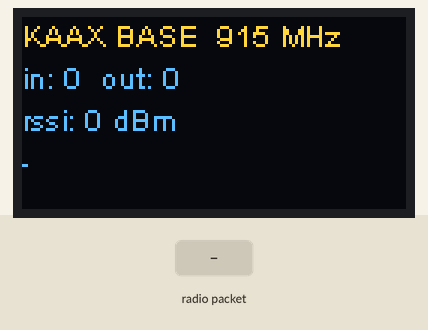
Simulated run of this sketch. Board: ESP32. On the bench: 128×64 one-colour display. The test bench sets the inputs (shaded band). The OLED is the two-colour kind (top 16 rows yellow); what the sketch prints to the serial monitor is not drawn.

Above: at 1.5 s.
1.6 s: radio packet "1" arrives
At 2.2 s:
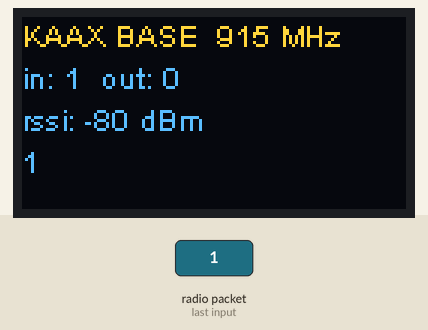
3.1 s: radio packet "0" arrives
At 4.5 s:
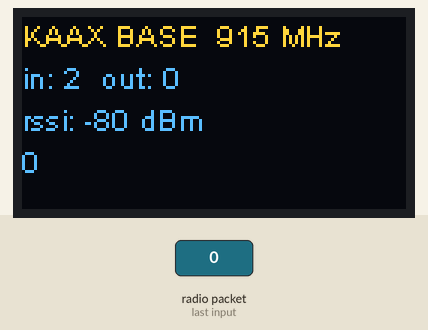
Timing chart, 0 to 6.1 s (numbered marks = the images above; inputs shaded):
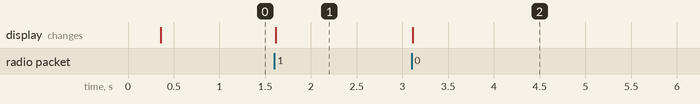

Measured:
- after the input at 1.6 s, the display: changes at once (image 1)
- after the input at 3.1 s, the display: changes at once (image 2)

The sketch:

kaax_base.ino
```cpp
/*
 * KAAX — Base station (Heltec WiFi LoRa 32 V2)
 * -------------------------------------------------------------
 * Job: transparent bridge between the laptop (USB serial, 115200)
 * and the robot fleet (LoRa 915 MHz).
 *
 *   Laptop  --USB-->  Base  --LoRa-->  Robots      (commands)
 *   Robots  --LoRa--> Base  --USB-->   Laptop      (telemetry)
 *
 * Line protocol (every message ends with '\n'):
 *   From laptop  : CMD,<id>,<R_us>,<L_us>     motors (1100–1900, 1500 = stop)
 *                  ROL,<id>,<us R>,<us L>     rodillos (servos de 360 grados)
 *                  STOP,<id>                  emergency stop
 *                  PING,<id>                  ask robot to answer
 *                  (id = 01..03, or 00 = all robots)
 *   To laptop    : KAAX,<id>,lat,lon,b1,b2,fix,spd_kmh,hdg,<rssi>   telemetry (+rssi added here)
 *                  BASE,ready                 boot message
 *                  TX,<line>                  echo of what was sent over LoRa
 *
 * Board package: "Heltec ESP32 Series Dev-boards" — ESP32 core 2.0.14
 * Library     : Heltec ESP32 Dev-Boards (by Heltec)
 * Board       : "WiFi LoRa 32(V2)"
 * Nothing else is wired to this board: only USB.
 */

#include "heltec.h"

#define BAND 915E6          // Mexico ISM band

String  rxBuf;
uint32_t pktIn = 0, pktOut = 0;
String  lastRx = "-";
int     lastRssi = 0;

void oled() {
  Heltec.display->clear();
  Heltec.display->setFont(ArialMT_Plain_10);
  Heltec.display->drawString(0, 0,  "KAAX BASE  915 MHz");
  Heltec.display->drawString(0, 14, "in: " + String(pktIn) + "  out: " + String(pktOut));
  Heltec.display->drawString(0, 28, "rssi: " + String(lastRssi) + " dBm");
  Heltec.display->drawString(0, 42, lastRx.substring(0, 24));
  Heltec.display->display();
}

void loraSend(const String &s) {
  LoRa.beginPacket();
  LoRa.print(s);
  LoRa.endPacket();
  LoRa.receive();                 // back to RX mode (half duplex)
  pktOut++;
  Serial.print("TX,"); Serial.println(s);
}

void setup() {
  // Display, LoRa, Serial(115200), PABOOST, band
  Heltec.begin(true, true, true, true, BAND);
  LoRa.setSpreadingFactor(7);      // fast; raise to 9 for more range
  LoRa.setSignalBandwidth(125E3);
  LoRa.setCodingRate4(5);
  LoRa.setSyncWord(0x4B);          // 'K' — keeps other 915 MHz nodes out
  LoRa.enableCrc();
  LoRa.setTxPower(17);
  LoRa.receive();
  Serial.println("BASE,ready");
  oled();
}

void loop() {
  // ---- LoRa -> USB ------------------------------------------------------
  int sz = LoRa.parsePacket();
  if (sz) {
    String p;
    while (LoRa.available()) p += (char)LoRa.read();
    p.trim();
    if (p.length()) {
      lastRssi = LoRa.packetRssi();
      pktIn++;
      lastRx = p;
      Serial.print(p); Serial.print(','); Serial.println(lastRssi);
      oled();
    }
  }

  // ---- USB -> LoRa ------------------------------------------------------
  while (Serial.available()) {
    char c = Serial.read();
    if (c == '\n') {
      rxBuf.trim();
      if (rxBuf.length()) loraSend(rxBuf);
      rxBuf = "";
    } else if (c != '\r') {
      rxBuf += c;
      if (rxBuf.length() > 120) rxBuf = "";   // garbage guard
    }
  }
}
```
